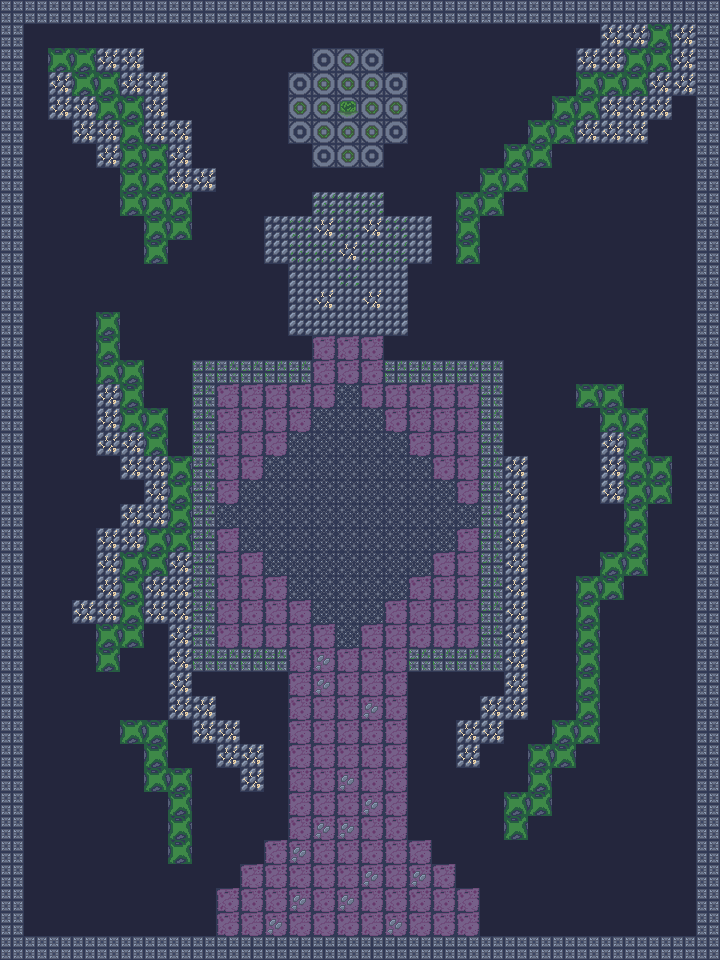

A level layout from a 2D game, rendered from its tile map. Below: a short description, then the map file with its tile-grid data intact:
An orthogonal 30x40 tile map with 24x24 px tiles, 1 tile layer (Tile Layer 1), 2 tilesets.

<map version="1.0" tiledversion="1.1.4" orientation="orthogonal" renderorder="right-down" width="30" height="40" tilewidth="24" tileheight="24" infinite="0" nextobjectid="1">
 <tileset firstgid="1" source="Fantasy.tsx" />
 <tileset firstgid="37" source="CowHunt_build_9/resources/Interior.tsx" />
 <layer name="Tile Layer 1" width="30" height="40">
  <data encoding="csv">
1,1,1,1,1,1,1,1,1,1,1,1,1,1,1,1,1,1,1,1,1,1,1,1,1,1,1,1,1,1,
1,12,12,12,12,12,12,12,12,12,12,12,12,12,12,12,12,12,12,12,12,12,12,12,12,5,5,6,5,1,
1,12,6,6,5,5,12,12,12,12,12,12,12,8,9,8,12,12,12,12,12,12,12,12,5,5,6,6,5,1,
1,12,5,6,6,5,5,12,12,12,12,12,8,9,9,9,8,12,12,12,12,12,12,12,6,6,6,5,5,1,
1,12,5,5,6,6,5,12,12,12,12,12,9,9,13,9,9,12,12,12,12,12,12,6,6,5,5,5,12,1,
1,12,12,5,5,6,5,5,12,12,12,12,8,9,9,9,8,12,12,12,12,12,6,6,5,5,5,12,12,1,
1,12,12,12,5,6,6,5,12,12,12,12,12,8,9,8,12,12,12,12,12,6,6,12,12,12,12,12,12,1,
1,12,12,12,12,6,6,5,5,12,12,12,12,12,12,12,12,12,12,12,6,6,12,12,12,12,12,12,12,1,
1,12,12,12,12,6,6,6,12,12,12,12,12,4,4,4,12,12,12,6,6,12,12,12,12,12,12,12,12,1,
1,12,12,12,12,12,6,6,12,12,12,3,4,5,4,5,4,3,12,6,12,12,12,12,12,12,12,12,12,1,
1,12,12,12,12,12,6,12,12,12,12,3,4,4,5,4,4,3,12,6,12,12,12,12,12,12,12,12,12,1,
1,12,12,12,12,12,12,12,12,12,12,12,3,3,4,3,3,12,12,12,12,12,12,12,12,12,12,12,12,1,
1,12,12,12,12,12,12,12,12,12,12,12,3,5,3,5,3,12,12,12,12,12,12,12,12,12,12,12,12,1,
1,12,12,12,6,12,12,12,12,12,12,12,3,3,3,3,3,12,12,12,12,12,12,12,12,12,12,12,12,1,
1,12,12,12,6,12,12,12,12,12,12,12,12,11,11,11,12,12,12,12,12,12,12,12,12,12,12,12,12,1,
1,12,12,12,6,6,12,12,7,7,7,7,7,11,11,11,7,7,7,7,7,12,12,12,12,12,12,12,12,1,
1,12,12,12,5,6,12,12,7,11,11,11,11,11,2,11,11,11,11,11,7,12,12,12,6,6,12,12,12,1,
1,12,12,12,5,6,6,12,7,11,11,11,11,2,2,2,11,11,11,11,7,12,12,12,12,6,6,12,12,1,
1,12,12,12,5,5,6,12,7,11,11,11,2,2,2,2,2,11,11,11,7,12,12,12,12,5,6,12,12,1,
1,12,12,12,12,5,5,6,7,11,11,2,2,2,2,2,2,2,11,11,7,5,12,12,12,5,6,6,12,1,
1,12,12,12,12,12,5,6,7,11,2,2,2,2,2,2,2,2,2,11,7,5,12,12,12,5,6,6,12,1,
1,12,12,12,12,5,5,6,7,2,2,2,2,2,2,2,2,2,2,2,7,5,12,12,12,12,6,12,12,1,
1,12,12,12,5,5,6,6,7,11,2,2,2,2,2,2,2,2,2,11,7,5,12,12,12,12,6,12,12,1,
1,12,12,12,5,6,6,5,7,11,11,2,2,2,2,2,2,2,11,11,7,5,12,12,12,6,6,12,12,1,
1,12,12,12,5,6,5,5,7,11,11,11,2,2,2,2,2,11,11,11,7,5,12,12,6,6,12,12,12,1,
1,12,12,5,5,6,5,5,7,11,11,11,11,2,2,2,11,11,11,11,7,5,12,12,6,12,12,12,12,1,
1,12,12,12,6,6,12,5,7,11,11,11,11,11,2,11,11,11,11,11,7,5,12,12,6,12,12,12,12,1,
1,12,12,12,6,12,12,5,7,7,7,7,11,10,11,11,11,7,7,7,7,5,12,12,6,12,12,12,12,1,
1,12,12,12,12,12,12,5,12,12,12,12,11,10,11,11,11,12,12,12,12,5,12,12,6,12,12,12,12,1,
1,12,12,12,12,12,12,5,5,12,12,12,11,11,11,10,11,12,12,12,5,5,12,12,6,12,12,12,12,1,
1,12,12,12,12,6,6,12,5,5,12,12,11,11,11,11,11,12,12,5,5,12,12,6,6,12,12,12,12,1,
1,12,12,12,12,12,6,12,12,5,5,12,11,11,11,11,11,12,12,5,12,12,6,6,12,12,12,12,12,1,
1,12,12,12,12,12,6,6,12,12,5,12,11,11,10,11,11,12,12,12,12,12,6,12,12,12,12,12,12,1,
1,12,12,12,12,12,12,6,12,12,12,12,11,11,11,10,11,12,12,12,12,6,6,12,12,12,12,12,12,1,
1,12,12,12,12,12,12,6,12,12,12,12,11,10,10,11,11,12,12,12,12,6,12,12,12,12,12,12,12,1,
1,12,12,12,12,12,12,6,12,12,12,11,10,11,11,11,11,11,12,12,12,12,12,12,12,12,12,12,12,1,
1,12,12,12,12,12,12,12,12,12,11,11,11,11,11,10,11,10,11,12,12,12,12,12,12,12,12,12,12,1,
1,12,12,12,12,12,12,12,12,11,11,11,10,11,10,11,11,11,11,11,12,12,12,12,12,12,12,12,12,1,
1,12,12,12,12,12,12,12,12,11,11,10,11,11,11,11,10,11,11,11,12,12,12,12,12,12,12,12,12,1,
1,1,1,1,1,1,1,1,1,1,1,1,1,1,1,1,1,1,1,1,1,1,1,1,1,1,1,1,1,1
</data>
 </layer>
</map>